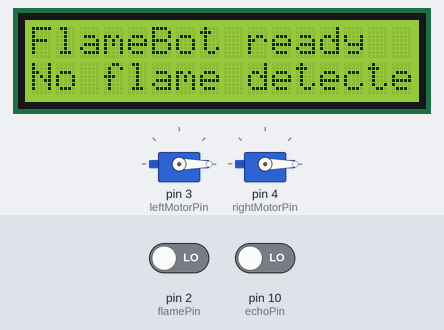
Recording of a sketch running on a simulated Arduino Uno, built with avr-gcc and run on an emulated ATmega328P. On the bench: 2 × servo, 16×2 character LCD. The test bench sets the inputs (shaded band); at power-on: pin 2 (flamePin) LOW, pin 10 (echoPin) LOW. What the sketch prints to the serial monitor is not drawn.

Above: at 1.2 s.
1.3 s: pin 2 (flamePin) driven HIGH
At 2.5 s:
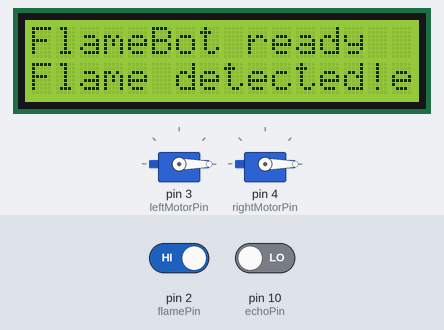
4.3 s: pin 2 (flamePin) driven LOW
At 5.8 s:
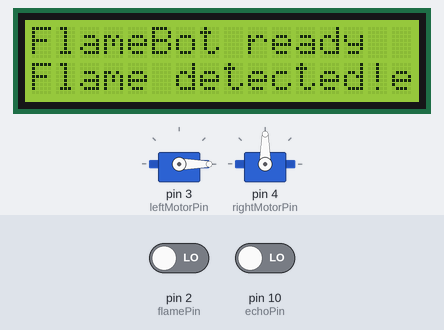
Timing chart, 0 to 7.9 s (numbered marks = the images above; inputs shaded):
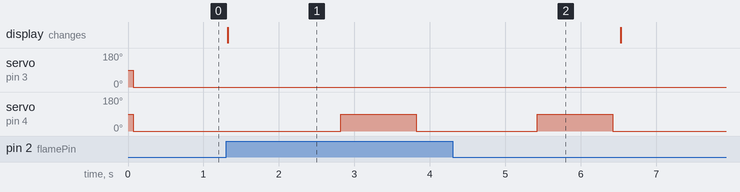

The sketch:

main.ino
```cpp
#include <Servo.h>
#include <LiquidCrystal.h>

// Define pin numbers
const int flamePin = 2;          // Connect KY-026 flame sensor to digital pin 2
const int leftMotorPin = 3;      // Connect left motor to digital pin 3
const int rightMotorPin = 4;     // Connect right motor to digital pin 4
const int trigPin = 9; // Trigger pin of ultrasonic sensor
const int echoPin = 10; // Echo pin of ultrasonic sensor
const int rs = 12, en = 11, d4 = 5, d5 = 6, d6 = 7, d7 = 8; // Connect LCD display to digital pins 5-12

// Define wheel parameters
const float wheelDiameter = 10.4; // Diameter of the wheels in centimeters
const float wheelCircumference = wheelDiameter * PI; // Circumference of the wheels in centimeters
const int ticksPerRevolution = 20; // Number of encoder ticks per wheel revolution
// Define obstacle avoidance parameters
const float minFrontDistance = 10.0; // Minimum distance from an obstacle in centimeters

Servo leftMotor;                 // Create left motor object
Servo rightMotor;                // Create right motor object
LiquidCrystal lcd(rs, en, d4, d5, d6, d7); // Create LCD object

// Initialize odometry variables
float x = 0;                     // X position of the robot in centimeters
float y = 0;                     // Y position of the robot in centimeters
float theta = 0;                 // Orientation of the robot in radians
float leftDistance = 0;          // Distance traveled by left wheel in centimeters
float rightDistance = 0;         // Distance traveled by right wheel in centimeters

void setup() {
  pinMode(flamePin, INPUT);      // Set flamePin as input
  leftMotor.attach(leftMotorPin);// Attach left motor to leftMotorPin
  rightMotor.attach(rightMotorPin); // Attach right motor to rightMotorPin
  Serial.begin(9600);            // Start serial communication
  lcd.begin(16, 2);              // Initialize LCD display
  lcd.print("FlameBot ready");   // Print initial message on the LCD display
}

void loop() {
  // Read flame sensor value
  int flameValue = digitalRead(flamePin);

  // If flame is detected, move forward, otherwise stop
  if (flameValue == HIGH) {
    Serial.println("Flame detected!");
    lcd.setCursor(0, 1);         // Set cursor to second row of LCD display
    lcd.print("Flame detected!"); // Print flame detection status on the LCD display
    moveForward();
  }
  else {
    lcd.setCursor(0, 1);         // Set cursor to second row of LCD display
    lcd.print("No flame detected"); // Print flame detection status on the LCD display
    stopMotors();
  }

  // Update odometry
  updateOdometry();

  // Print odometry information to the Serial Monitor
  Serial.print("X: ");
  Serial.print(x);
  Serial.print(" Y: ");
  Serial.print(y);
  Serial.print(" Theta: ");
  Serial.println(theta);

  delay(100); // Delay for 100 milliseconds
}

// Function to move the robot forward
void moveForward() {
  leftMotor.write(180);          // Set left motor to maximum speed forward
  rightMotor.write(180);          // Set right motor to maximum speed forward
}

// Function to stop the robot
void stopMotors() {
  leftMotor.write(0);          // Set left motor to stop
  rightMotor.write(0);         // Set right motor to stop
}
void updateOdometry() {
  // Calculate distance traveled by each wheel since the last update
  float leftTicks = leftMotor.read() / 180.0 * ticksPerRevolution;
  float rightTicks = rightMotor.read() / 180.0 * ticksPerRevolution;
  float leftDistanceDelta = leftTicks / ticksPerRevolution * wheelCircumference;
  float rightDistanceDelta = rightTicks / ticksPerRevolution * wheelCircumference;

  // Reset motor positions
  leftMotor.write(0);
  rightMotor.write(0);

  // Calculate distance traveled by the robot since the last update
  float distanceDelta = (leftDistanceDelta + rightDistanceDelta) / 2.0;
  float thetaDelta = (rightDistanceDelta - leftDistanceDelta) / 2.0;

  // Update odometry variables
  leftDistance += leftDistanceDelta;
  rightDistance += rightDistanceDelta;
  x += distanceDelta * cos(theta);
  y += distanceDelta * sin(theta);
  theta += thetaDelta;

  // Check for obstacles and adjust position accordingly
  if (distanceDelta > 0) {
    float frontDistance = readUltrasonicSensor();
    if (frontDistance < minFrontDistance) {
      // Obstacle detected - move robot back and rotate left
      moveBackward();
      delay(500);
      rotateLeft();
      delay(1000);
      stopMotors();
    }
  }
}

// Function to read the distance from the ultrasonic sensor
float readUltrasonicSensor() {
  digitalWrite(trigPin, LOW);
  delayMicroseconds(2);
  digitalWrite(trigPin, HIGH);
  delayMicroseconds(10);
  digitalWrite(trigPin, LOW);

  // Measure the duration of the echo pulse in microseconds
  long duration = pulseIn(echoPin, HIGH);

  // Calculate the distance based on the duration of the echo pulse
  float distance = duration * 0.034 / 2.0; // Distance in centimeters
  return distance;
}

// Function to move the robot backward
void moveBackward() {
  leftMotor.write(-180);          // Set left motor to neutral speed backward
  rightMotor.write(-180);         // Set right motor to maximum speed backward
}

// Function to rotate the robot left
void rotateLeft() {
  leftMotor.write(0);          // Set left motor to neutral speed backward
  rightMotor.write(90);       // Set right motor to half speed forward
}
void rotateRight() {
  leftMotor.write(90); //Set left motor to maximum speed forward
  rightMotor.write(0); //Set right motor to half speed backward
}
```

Measured:
- after the input at 1.3 s, servo on pin 4 (rightMotorPin): 0° → 90° after 1.5 s, → 0° 1.0 s later; the display: changes at once (image 1)
- after the input at 4.3 s, servo on pin 4 (rightMotorPin): goes on until 6.4 s, then stays 0°
